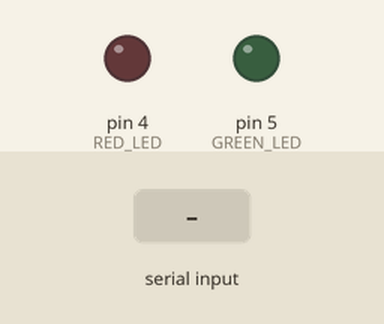
Recording of a sketch running on a simulated Arduino Uno, built with avr-gcc and run on an emulated ATmega328P. Shown: output pins drawn as LEDs (lit = HIGH). The test bench sets the inputs (shaded band).

Above: at 1.2 s.
1.3 s: "90 45\n" received over Serial
At 2.0 s:
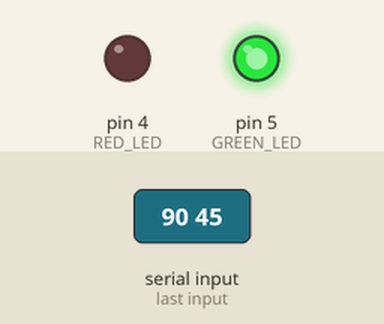
2.8 s: "30 150\n" received over Serial
At 4.7 s:
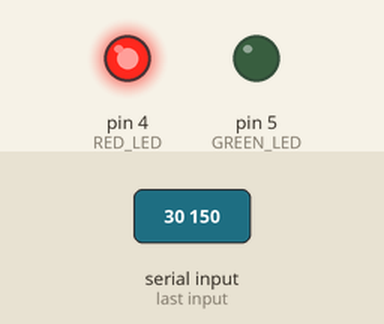
Timing chart, 0 to 8.8 s (numbered marks = the images above; inputs shaded):
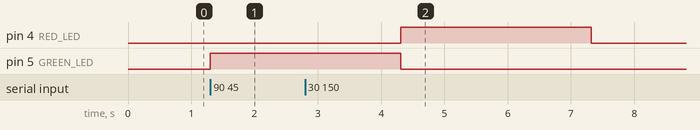

The sketch:

receiver.ino
```cpp
#include <ctype.h>
#include <SoftwareSerial.h>

SoftwareSerial serial(12, 13);

int GREEN_LED = 5;
int RED_LED = 4;

void setup() {
  serial.begin(9600);
  Serial.begin(9600);
  pinMode(GREEN_LED , OUTPUT);
  pinMode(RED_LED, OUTPUT);
}

int number1 = NULL;
int number2 = NULL;
int result = NULL;
char op = NULL;
bool is_result = false;

void loop() {

  if (Serial.available() > 0) {
    char ch = Serial.read();

    if (isdigit(ch)) {
      if (op == NULL)
        number1 = (10 * number1) + (ch - '0');
      else if (!is_result)
        number2 = (10 * number2) + (ch - '0');
      else
        result = (10 * result) + (ch - '0');
    } else {
      if (op == NULL)
        op = ch;
      else
        is_result = true;
    }

    if (ch == ' ') {
      int output = NULL;
      switch (op) {
        case '+': output = number1 + number2; break;
        case '-': output = number1 - number2; break;
        case '*': output = number1 * number2; break;
        case '/': output = number1 / number2; break;
      }
      if (output == result) {
        digitalWrite(GREEN_LED, HIGH);
        serial.println("Yey!");
      } else {
        digitalWrite(RED_LED, HIGH);
        serial.println("Wrong!");
      }
      delay(3000);
      digitalWrite(RED_LED, LOW);
      digitalWrite(GREEN_LED, LOW);
    }
  }
}
```

Measured:
- after the input at 1.3 s, pin 5 (GREEN_LED): LOW → HIGH at once
- after the input at 2.8 s, pin 4 (RED_LED): LOW → HIGH after 1.5 s, → LOW 3.0 s later
